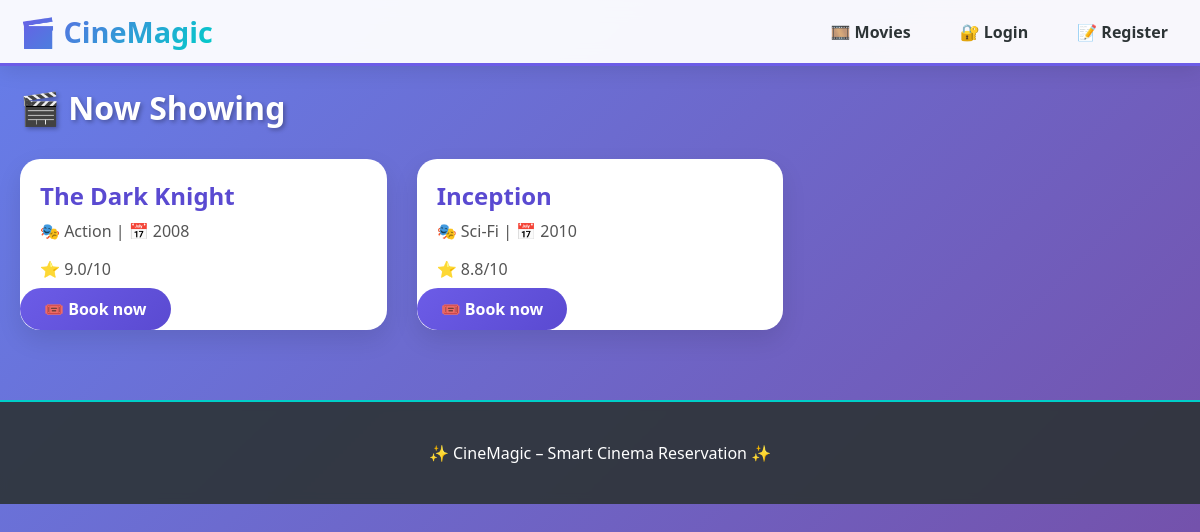
The page / on the database its author committed.
### run.py (models this page shows)
class Movie(db.Model):
    __tablename__ = 'movies'
    id = db.Column(db.Integer, primary_key=True)
    title = db.Column(db.String(150), nullable=False)
    genre = db.Column(db.String(100))
    duration_min = db.Column(db.Integer)
    description = db.Column(db.Text)
    release_year = db.Column(db.Integer)
    rating = db.Column(db.Float)
    showtimes = db.relationship('Showtime', backref='movie', lazy=True)

### run.py (the view)
@app.route('/')
def index():
    today = datetime.today()
    upcoming = Showtime.query.filter(Showtime.start_time >= today).order_by(Showtime.start_time).limit(12).all()
    movies = list(set([st.movie for st in upcoming]))
    return render_template('index.html', movies=movies, upcoming=upcoming)

### templates/index.html
{% extends "base.html" %}{% block content %}<h1 style="color:white; text-shadow:2px 2px 4px rgba(0,0,0,0.3);">🎬 Now Showing</h1><div class="movie-grid">{% for movie in movies %}<div class="movie-card"><h3>{{ movie.title }}</h3><p>🎭 {{ movie.genre }} | 📅 {{ movie.release_year }}</p><p>⭐ {{ movie.rating }}/10</p><a href="{{ url_for("movie_detail", movie_id=movie.id) }}" class="btn">🎟️ Book now</a></div>{% endfor %}</div>{% endblock %}

### templates/base.html (shortened to what this page needs)
<!DOCTYPE html>
<html lang="en">
<head>
    <link rel="stylesheet" href="{{ url_for('static', filename='style.css') }}">
</head>
<body>
    <nav class="navbar">
        <div class="container">
            <a href="/" class="brand">🎬 CineMagic</a>
            <ul class="nav-links">
                <li><a href="{{ url_for('movies') }}">🎞️ Movies</a></li>
                {% if current_user.is_authenticated %}
                    {% if current_user.is_admin %}<li><a href="{{ url_for('admin_dashboard') }}">⚙️ Admin</a></li>{% endif %}
                    <li><a href="{{ url_for('my_bookings') }}">🎟️ My Bookings</a></li>
                    <li><a href="{{ url_for('logout') }}">🚪 Logout ({{ current_user.username }})</a></li>
                {% else %}
                    <li><a href="{{ url_for('login') }}">🔐 Login</a></li>
                    <li><a href="{{ url_for('register') }}">📝 Register</a></li>
                {% endif %}
            </ul>
        </div>
    </nav>
    <div class="container main-content">
        {% block content %}{% endblock %}
    </div>
    <footer><div class="container"><p>✨ CineMagic – Smart Cinema Reservation ✨</p></div></footer>
</body>
</html>

### static/style.css (style rules this page uses)
:root { --primary: #6c5ce7; --primary-dark: #5a4ad1; --secondary: #00cec9; --danger: #e74c3c; --success: #00b894; --warning: #fdcb6e; --dark: #2d3436; }
* { margin:0; padding:0; box-sizing:border-box; }
body { font-family: 'Segoe UI', system-ui; background: linear-gradient(135deg, #667eea 0%, #764ba2 100%); min-height: 100vh; }
.container { max-width: 1280px; margin: 0 auto; padding: 20px; }
.navbar { background: rgba(255,255,255,0.95); backdrop-filter: blur(10px); box-shadow: 0 4px 20px rgba(0,0,0,0.1); position: sticky; top: 0; z-index: 1000; border-bottom: 3px solid var(--primary); }
.navbar .container { display: flex; justify-content: space-between; align-items: center; padding: 12px 20px; }
.brand { font-size: 1.8rem; font-weight: 800; background: linear-gradient(135deg, var(--primary), var(--secondary)); -webkit-background-clip: text; background-clip: text; color: transparent; text-decoration: none; }
.nav-links { list-style: none; display: flex; gap: 25px; align-items: center; }
.nav-links a { text-decoration: none; color: var(--dark); font-weight: 600; transition: 0.3s; padding: 8px 12px; border-radius: 8px; }
.movie-grid { display: grid; grid-template-columns: repeat(auto-fill, minmax(280px, 1fr)); gap: 30px; margin-top: 30px; }
.movie-card { background: white; border-radius: 20px; overflow: hidden; box-shadow: 0 10px 25px rgba(0,0,0,0.1); transition: transform 0.3s ease; cursor: pointer; }
.movie-card h3 { padding: 20px 20px 0; font-size: 1.5rem; color: var(--primary-dark); }
.movie-card p { padding: 8px 20px; color: #555; }
.btn, button { background: linear-gradient(135deg, var(--primary), var(--primary-dark)); color: white; border: none; padding: 10px 24px; border-radius: 40px; font-weight: 600; cursor: pointer; transition: 0.2s; text-decoration: none; display: inline-block; }
footer { background: rgba(45,52,54,0.9); backdrop-filter: blur(5px); color: white; text-align: center; padding: 20px; margin-top: 50px; border-top: 2px solid var(--secondary); }

### rows shown on the page
Movie: title "The Dark Knight", genre "Action", release_year "2008", rating "9.0"
Movie: title "Inception", genre "Sci-Fi", release_year "2010", rating "8.8"
